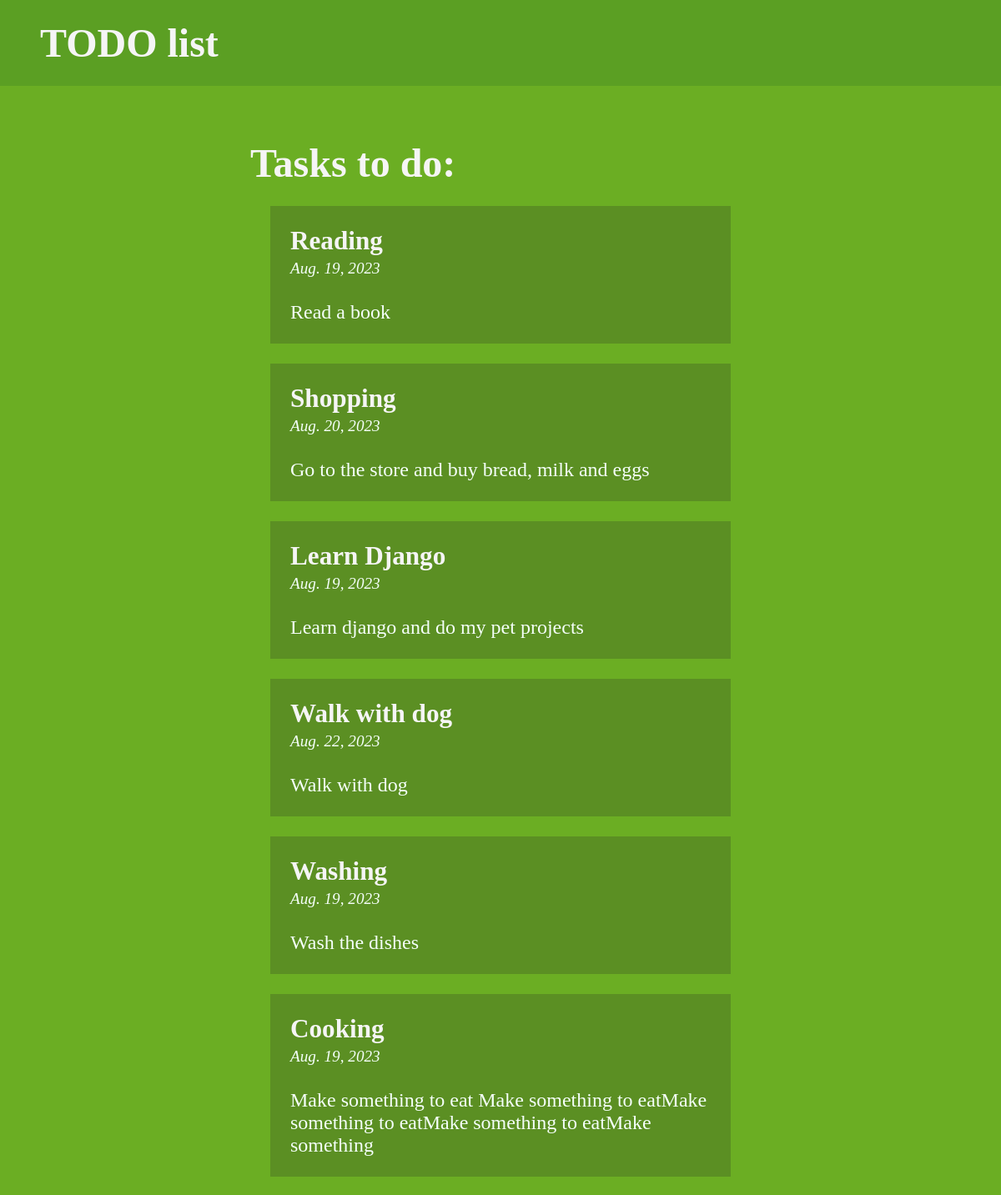
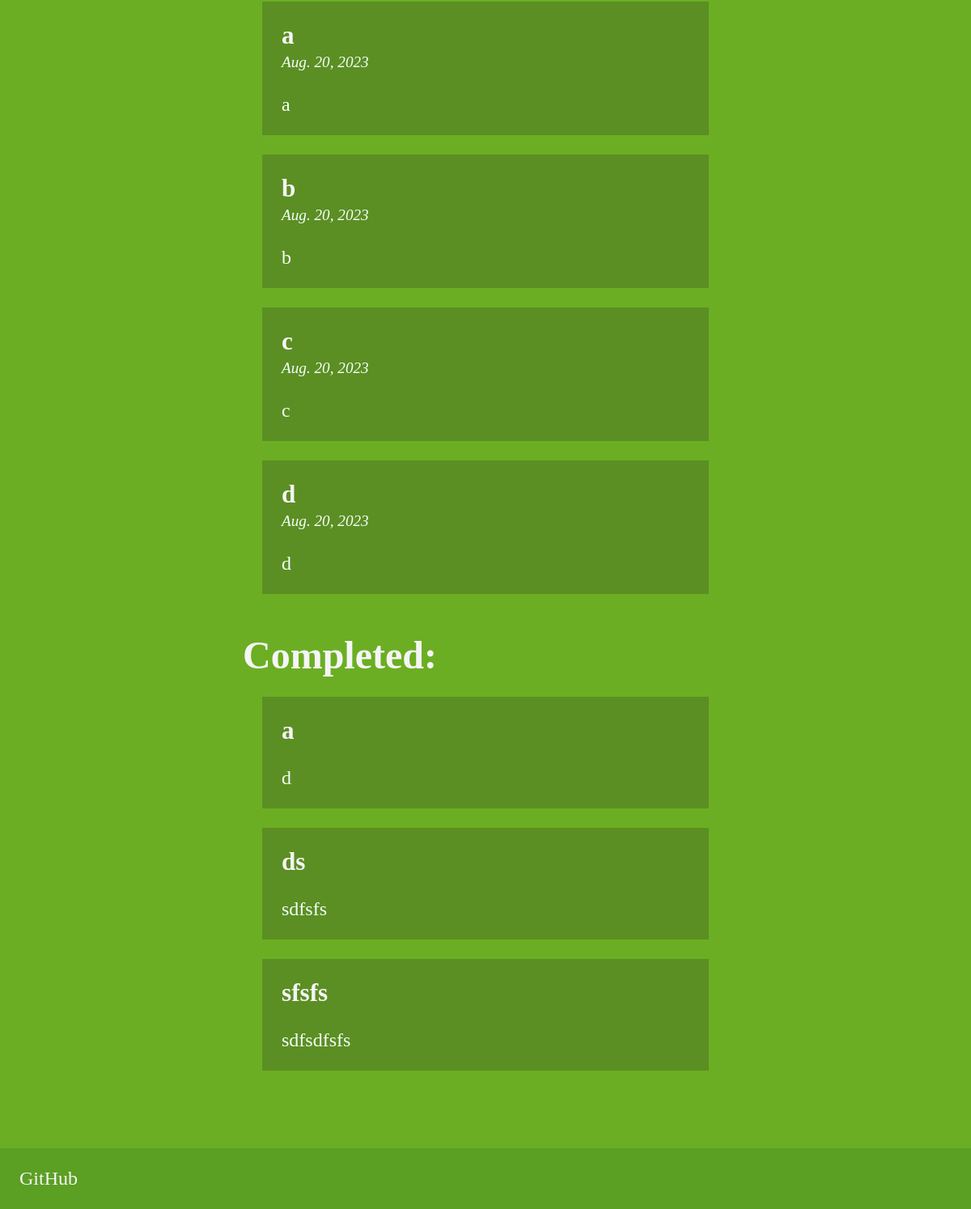
The page / on the database its author committed (2 pictures, top to bottom).
### tasks/models.py (models this page shows, shortened)
class Task(models.Model):
    name = models.CharField(max_length=50, blank=False)
    description = models.CharField(max_length=250, blank=False)
    is_done = models.BooleanField(default=False, blank=False)
    creation_date = models.DateField(default=datetime.now, blank=True)

### tasks/views.py (the view)
# urls.py: path('', main_page)
def main_page(request):
    completed_tasks = Task.objects.filter(is_done=True)
    tasks_todo = Task.objects.filter(is_done=False)
    return render(request=request,
                  template_name='index.html',
                  context={'completed_tasks': completed_tasks,
                           'tasks_todo': tasks_todo})

### templates/index.html (shortened to what this page needs)
<!doctype html>
<html lang="en">
<head>
    <link rel="stylesheet" href="/static/styles.css">
</head>
<body>
    <nav id="navbar">
        <header>
            <h1>TODO list</h1>
        </header>
    </nav>
    <main id="main">
        <h2>Tasks to do:</h2>
        <ol class="list">
            {% for task in tasks_todo %}
            <div class="list-item">
                <li>
                    <h6>{{ task.name }}</h6>
                    <i>{{ task.creation_date }}</i>
                    <br>
                    <br>
                    <p>{{ task.description }}</p>
                </li>
            </div>
            {% endfor %}
        </ol>
        <h2>Completed:</h2>
        <ol class="list">
            {% for task in completed_tasks %}
            <div class="list-item">
                <li>
                    <h6>{{ task.name }}</h6>
                    <br>
                    <p>{{ task.description }}</p>
                </li>
            </div>
            {% endfor %}
        </ol>
    </main>
    <footer>
        <div class="footer">
            <a href="https://github.com/VeRhont">GitHub</a>
        </div>
    </footer>
</body>
</html>

### static/styles.css (style rules this page uses)
* { margin: 0px; padding: 0px; font-size: 24px; }
body { color: mintCream; background-color: #6BAE23; }
#navbar { padding: 1rem 2rem; width: 100vw; background-color: #5B9F23; position: fixed; }
#navbar h1 { font-size: 2rem; color: whiteSmoke; }
#main { width: 50%; margin-inline: auto; padding-top: 5rem; }
#main>h2 { font-size: 48px; color: whiteSmoke; margin: 2rem 0 1rem 0; }
.list { list-style: none; }
.list-item { background-color: #5B8F23; margin: 1rem; padding: 1rem 1rem; }
.list-item h6 { font-size: 1.3rem; color: whiteSmoke; }
.list-item i { font-size: 0.8rem; }
.footer { margin-top: 4rem; padding: 1rem; background-color: #5B9F23; }
.footer a { color: whiteSmoke; text-decoration: none; }

### rows shown on the page
Task: name "Reading", creation_date "Aug. 19, 2023", description "Read a book"
Task: name "Shopping", creation_date "Aug. 20, 2023", description "Go to the store and buy bread, milk and eggs"
Task: name "Learn Django", creation_date "Aug. 19, 2023", description "Learn django and do my pet projects"
Task: name "Walk with dog", creation_date "Aug. 22, 2023", description "Walk with dog"
Task: name "Washing", creation_date "Aug. 19, 2023", description "Wash the dishes"
Task: name "Cooking", creation_date "Aug. 19, 2023", description "Make something to eat Make something to eatMake something to eatMake something to eatMake something"
Task: name "a", creation_date "Aug. 20, 2023", description "a"
Task: name "b", creation_date "Aug. 20, 2023", description "b"
Task: name "c", creation_date "Aug. 20, 2023", description "c"
Task: name "d", creation_date "Aug. 20, 2023", description "d"
Task: name "a", description "d"
Task: name "ds", description "sdfsfs"
Task: name "sfsfs", description "sdfsdfsfs"
